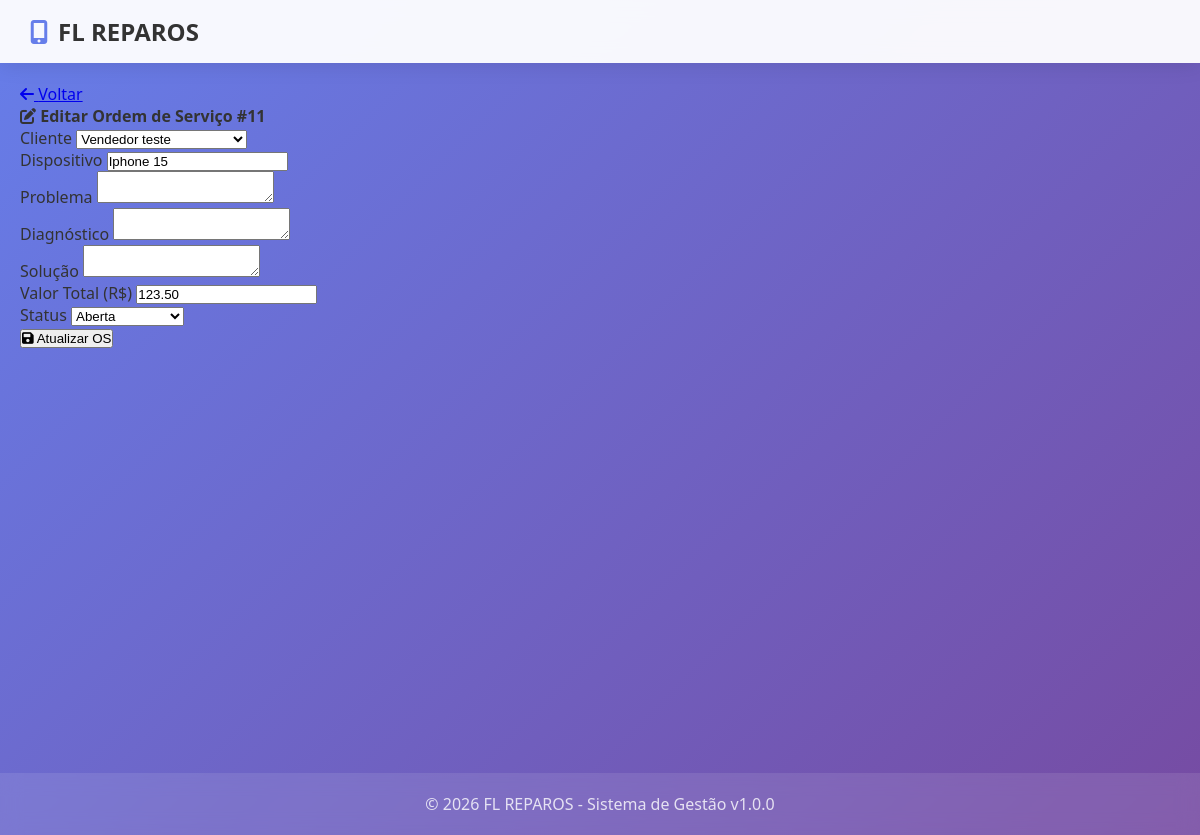
The app's page /modules/service_orders/edit.php?id=11, older data.
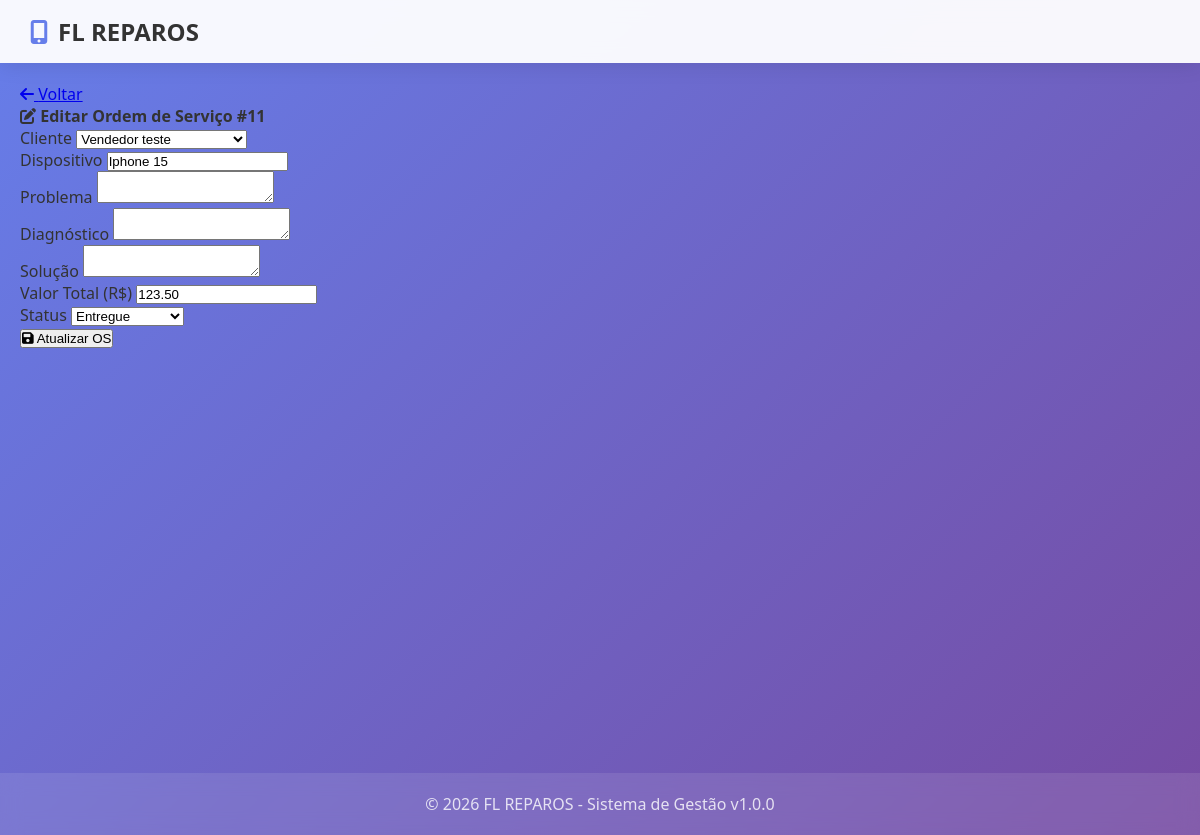
The same page, newer data.
### tables this page shows
CREATE TABLE `service_orders` (
  `id` int(11) NOT NULL AUTO_INCREMENT,
  `customer_id` int(11) NOT NULL,
  `entry_datetime` datetime NOT NULL DEFAULT current_timestamp(),
  `exit_datetime` datetime DEFAULT NULL,
  `user_id` int(11) NOT NULL,
  `device` varchar(200) NOT NULL,
  `device_type` varchar(50) DEFAULT 'celular',
  `problem` text NOT NULL,
  `diagnosis` text DEFAULT NULL,
  `solution` text DEFAULT NULL,
  `total_cost` decimal(10,2) DEFAULT 0.00,
  `discount` decimal(10,2) DEFAULT 0.00,
  `payment_method` enum('dinheiro','pix','cartao_credito','cartao_debito') DEFAULT NULL,
  `payment_methods` text DEFAULT NULL,
  `installments` int(11) DEFAULT 1,
  `status` enum('open','in_progress','completed','invoiced','delivered','cancelled') DEFAULT 'open',
  `technical_report` text DEFAULT NULL,
  `reported_problem` text DEFAULT NULL,
  `customer_observations` text DEFAULT NULL,
  `internal_observations` text DEFAULT NULL,
  `device_powers_on` enum('sim','nao') DEFAULT 'sim',
  `device_password` varchar(100) DEFAULT NULL,
  `password_pattern` varchar(50) DEFAULT NULL,
  `checklist_case` tinyint(1) DEFAULT 0,
  `checklist_screen_protector` tinyint(1) DEFAULT 0,
  `checklist_camera` tinyint(1) DEFAULT 0,
  `checklist_housing` tinyint(1) DEFAULT 0,
  `checklist_lens` tinyint(1) DEFAULT 0,
  `checklist_battery` tinyint(1) DEFAULT 0,
  `checklist_buttons` tinyint(1) DEFAULT 0,
  `checklist_chip_tray` tinyint(1) DEFAULT 0,
  `checklist_charger` tinyint(1) DEFAULT 0,
  `checklist_headphones` tinyint(1) DEFAULT 0,
  `technician_name` varchar(100) DEFAULT NULL,
  `assistant_name` varchar(100) DEFAULT NULL,
  `created_at` timestamp NULL DEFAULT current_timestamp(),
  `updated_at` timestamp NULL DEFAULT current_timestamp() ON UPDATE current_timestamp(),
  `warranty_expiration` date DEFAULT NULL,
  `change_amount` decimal(10,2) DEFAULT 0.00,
  `deposit_amount` decimal(10,2) DEFAULT 0.00,
  `checklist_lens_condition` varchar(100) DEFAULT NULL,
  `checklist_back_cover` varchar(200) DEFAULT NULL,
  `checklist_screen` tinyint(1) DEFAULT 0,
  `checklist_connector` tinyint(1) DEFAULT 0,
  `checklist_camera_front_back` varchar(50) DEFAULT NULL,
  `checklist_face_id` tinyint(1) DEFAULT 0,
  `checklist_sim_card` tinyint(1) DEFAULT 0,
  `warranty_period` varchar(50) DEFAULT '90 dias',
  `image` varchar(255) DEFAULT NULL,
  `attendant_name` varchar(100) DEFAULT NULL,
  PRIMARY KEY (`id`),
  KEY `customer_id` (`customer_id`),
  KEY `user_id` (`user_id`),
  CONSTRAINT `service_orders_ibfk_1` FOREIGN KEY (`customer_id`) REFERENCES `customers` (`id`),
  CONSTRAINT `service_orders_ibfk_2` FOREIGN KEY (`user_id`) REFERENCES `users` (`id`)
);

CREATE TABLE `customers` (
  `id` int(11) NOT NULL AUTO_INCREMENT,
  `name` varchar(100) NOT NULL,
  `cpf_cnpj` varchar(18) DEFAULT NULL,
  `phone` varchar(20) DEFAULT NULL,
  `birth_date` date DEFAULT NULL,
  `email` varchar(100) DEFAULT NULL,
  `address` text DEFAULT NULL,
  `neighborhood` varchar(100) DEFAULT NULL,
  `city` varchar(100) DEFAULT NULL,
  `state` varchar(2) DEFAULT NULL,
  `zipcode` varchar(10) DEFAULT NULL,
  `notes` text DEFAULT NULL,
  `created_at` timestamp NULL DEFAULT current_timestamp(),
  `updated_at` timestamp NULL DEFAULT current_timestamp() ON UPDATE current_timestamp(),
  `deleted_at` timestamp NULL DEFAULT NULL COMMENT 'Data de deleção (soft delete)',
  PRIMARY KEY (`id`),
  KEY `idx_deleted_at` (`deleted_at`)
);

### modules/service_orders/edit.php (the view, shortened to what this page needs)
<?php
include('../../config/database.php');
include('../../includes/header.php');
$id = $_GET['id'];
$stmt = $conn->prepare("SELECT * FROM service_orders WHERE id = ?");
$stmt->execute([$id]);
$order = $stmt->fetch(PDO::FETCH_ASSOC);
$stmt_clients = $conn->prepare("SELECT id, name FROM customers ORDER BY name ASC");
$stmt_clients->execute();
$customers = $stmt_clients->fetchAll(PDO::FETCH_ASSOC);
?>
<div class="container mt-4">
    <div class="d-flex justify-content-between align-items-center mb-3">
        <div>
            <a href="index.php" class="btn btn-secondary me-2">
                <i class="fas fa-arrow-left"></i> Voltar
            </a>
            <h4 class="d-inline"><i class="fas fa-edit"></i> Editar Ordem de Serviço #<?= htmlspecialchars($order['id']) ?></h4>
        </div>
    </div>
    <div class="card shadow-sm rounded-3">
        <div class="card-body">
            <form method="POST">
                <div class="row mb-3">
                    <div class="col-md-6">
                        <label class="form-label">Cliente</label>
                        <select name="customer_id" class="form-control" required>
                            <?php foreach ($customers as $customer): ?>
                                <option value="<?= $customer['id'] ?>"
                                    <?= ($customer['id'] == $order['customer_id']) ? 'selected' : '' ?>>
                                    <?= htmlspecialchars($customer['name']) ?>
                                </option>
                            <?php endforeach; ?>
                        </select>
                    </div>
                    <div class="col-md-6">
                        <label class="form-label">Dispositivo</label>
                        <input type="text" name="device" value="<?= htmlspecialchars($order['device']) ?>" class="form-control" required>
                    </div>
                </div>
                <div class="row mb-3">
                    <div class="col-md-6">
                        <label class="form-label">Problema</label>
                        <textarea name="problem" class="form-control" required><?= htmlspecialchars($order['problem']) ?></textarea>
                    </div>
                    <div class="col-md-6">
                        <label class="form-label">Diagnóstico</label>
                        <textarea name="diagnosis" class="form-control"><?= htmlspecialchars($order['diagnosis']) ?></textarea>
                    </div>
                </div>
                <div class="row mb-3">
                    <div class="col-md-6">
                        <label class="form-label">Solução</label>
                        <textarea name="solution" class="form-control"><?= htmlspecialchars($order['solution']) ?></textarea>
                    </div>
                    <div class="col-md-3">
                        <label class="form-label">Valor Total (R$)</label>
                        <input type="number" step="0.01" name="total_cost" value="<?= htmlspecialchars($order['total_cost']) ?>" class="form-control">
                    </div>
                    <div class="col-md-3">
                        <label class="form-label">Status</label>
                        <select name="status" class="form-control">
                            <?php
                            $statuses = [
                                'open' => 'Aberta',
                                'in_progress' => 'Em andamento',
                                'completed' => 'Concluída',
                                'delivered' => 'Entregue',
                                'cancelled' => 'Cancelada'
                            ];
                            foreach ($statuses as $value => $label): ?>
                                <option value="<?= $value ?>" <?= ($order['status'] == $value) ? 'selected' : '' ?>>
                                    <?= $label ?>
                                </option>
                            <?php endforeach; ?>
                        </select>
                    </div>
                </div>
                <div class="text-end">
                    <button type="submit" class="btn btn-primary">
                        <i class="fas fa-save"></i> Atualizar OS
                    </button>
                </div>
            </form>
        </div>
    </div>
</div>
<?php include('../../includes/footer.php'); ?>

Row changes from the older to the newer data that the page shows:
changed service_orders "Iphone 15": status "Aberta" → "Entregue"
